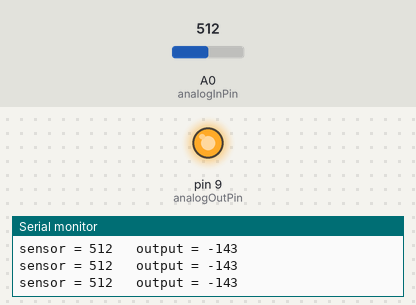
Simulated run of this sketch. Board: Arduino Uno, built with avr-gcc and run on an emulated ATmega328P. Shown: output pins drawn as LEDs (lit = HIGH), the last lines printed to the serial monitor. The test bench sets the inputs (shaded band); at power-on: A0 (analogInPin) = 512.

Above: at 1.2 s.
1.3 s: A0 (analogInPin) set to 900
At 1.9 s:
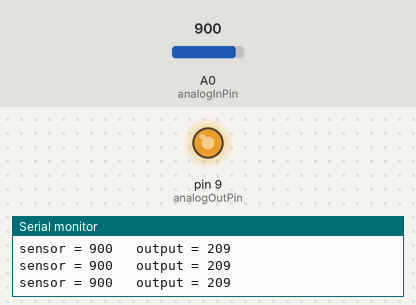
2.8 s: A0 (analogInPin) set to 984
At 3.7 s:
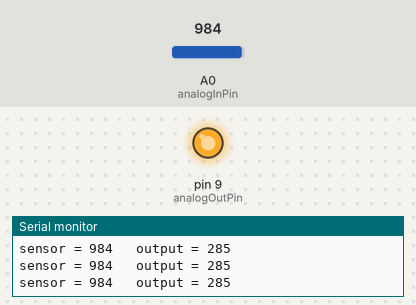
5.8 s: A0 (analogInPin) set to 1017
Timing chart, 0 to 8.8 s (numbered marks = the images above; inputs shaded):
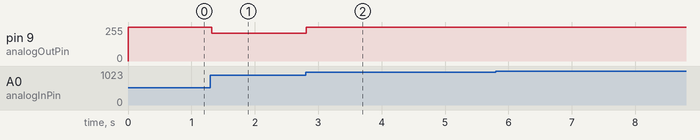

Measured:
- after the input at 1.3 s, pin 9 (analogOutPin): 255/255 → 209/255 at once
- after the input at 2.8 s, pin 9 (analogOutPin): 209/255 → 255/255 at once

The sketch:

_A0524.ino
```cpp
const int analogInPin = A0;  // Analog input pin that the potentiometer is attached to
const int analogOutPin = 9; // Analog output pin that the LED is attached to

int sensorValue = 0;        // value read from the pot
int outputValue = 0;        // value output to the PWM (analog out)

void setup() {
  // initialize serial communications at 9600 bps:
  Serial.begin(9600);}


void loop() {
  // read the analog in value:
  sensorValue = analogRead(analogInPin);
  // map it to the range of the analog out:
  outputValue = map(sensorValue, 670, 950, 0, 255);
  // change the analog out value:
  analogWrite(analogOutPin, outputValue);

  // print the results to the serial monitor:
  Serial.print("sensor = " );
  Serial.print(sensorValue);
  Serial.print("\t output = ");
  Serial.println(outputValue);

  // wait 2 milliseconds before the next loop
  // for the analog-to-digital converter to settle
  // after the last reading:
  delay(2);
}
```
